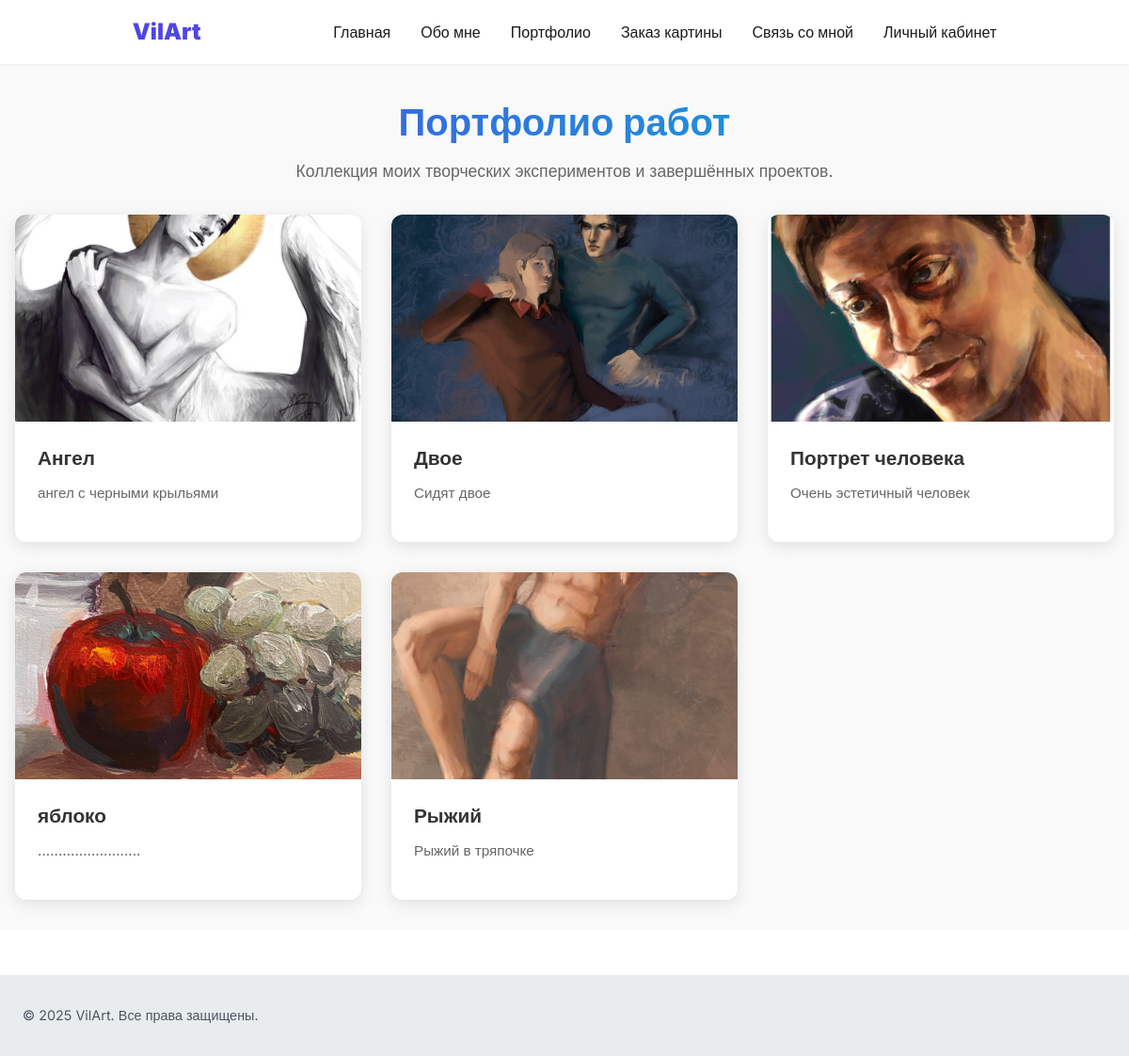
The page /portfolio/ on the database its author committed.
### portfolio/models.py (models this page shows, shortened)
class PortfolioWork(models.Model):
    title = models.CharField('Название работы', max_length=200)
    description = models.TextField('Описание')
    image = models.ImageField('Изображение', upload_to='works/')
    created_at = models.DateTimeField('Дата создания', auto_now_add=True)
    updated_at = models.DateTimeField('Дата обновления', auto_now=True)

### portfolio/views.py (the view)
# urls.py: path('portfolio/', views.portfolio, name='portfolio'),
def portfolio(request):
    works = PortfolioWork.objects.all()  # Получаем все работы
    return render(request, 'portfolio.html', {'works': works})

### templates/portfolio.html (shortened to what this page needs)
{% extends "base.html" %}
{% block content %}
<section class="portfolio">
    <div class="portfolio__container">
        <header class="portfolio__header">
            <h1 class="portfolio__title">Портфолио работ</h1>
            <p class="portfolio__intro">
                Коллекция моих творческих экспериментов и завершённых проектов.
            </p>
        </header>
        {% if works %}
            <div class="portfolio__grid">
                {% for work in works %}
                    <article class="portfolio-item">
                        <div class="portfolio-item__image-wrapper">
                            <img
                                src="{{ work.image.url }}"
                                alt="{{ work.title }}"
                                class="portfolio-item__image"
                                loading="lazy"
                            >
                        </div>
                        <div class="portfolio-item__content">
                            <h3 class="portfolio-item__title">{{ work.title }}</h3>
                            <p class="portfolio-item__description">
                                {{ work.description }}
                            </p>
                        </div>
                    </article>
                {% endfor %}
            </div>
        {% else %}
            <p class="no-works">Работы пока не загружены.</p>
        {% endif %}
    </div>
</section>
{% endblock %}

### templates/base.html (shortened to what this page needs)
<!DOCTYPE html>
<html lang="ru">
<head>
    <link rel="stylesheet" href="/static/css/main.css">
</head>
<body class="body">
    <header class="header">
        <div class="header__container">
            <a href="{% url 'home' %}" class="logo">VilArt</a>
            <nav class="nav">
                <ul class="nav__list">
                    <li class="nav__item"><a href="{% url 'home' %}" class="nav__link">Главная</a></li>
                    <li class="nav__item"><a href="{% url 'about' %}" class="nav__link">Обо мне</a></li>
                    <li class="nav__item"><a href="{% url 'portfolio' %}" class="nav__link">Портфолио</a></li>
                    <li class="nav__item"><a href="{% url 'order' %}" class="nav__link">Заказ картины</a></li>
                    <li class="nav__item"><a href="{% url 'contact' %}" class="nav__link">Связь со мной</a></li>
                    <li class="nav__item"><a href="{% url 'admin_dashboard' %}" class="nav__link">Личный кабинет</a></li>
                </ul>
            </nav>
        </div>
    </header>
    <main class="main">
        {% block content %}{% endblock %}
    </main>
    <footer class="footer">
        <div class="footer__container">
            <p class="footer__copyright">&copy; 2025 VilArt. Все права защищены.</p>
        </div>
    </footer>
</body>
</html>

### static/css/main.css (style rules this page uses)
:root { --color-white: #ffffff; --color-gray-100: #f8f9fa; --color-gray-200: #e9ecef; --color-gray-300: #dee2e6; --color-primary: #4f46e5; --color-secondary: #06b6d4; --color-accent: #ec4899; --color-text: #1a1a1a; --color-text-light: #4b5563; --font-family: 'Inter', sans-serif; --font-size-base: 1rem; --line-height-base: 1.5; --spacing-xs: 0.5rem; --spacing-sm: 1rem; --spacing-md: 1.5rem; --spacing-lg: 2rem; --spacing-xl: 3rem; --radius-sm: 0.375rem; --radius-md: 0.5rem; --radius-lg: 1rem; --shadow-sm: 0 1px 2px rgba(0, 0, 0, 0.05); --shadow-md: 0 4px 6px -1px rgba(0, 0, 0, 0.1); --shadow-lg: 0 10px 15px -3px rgba(0, 0, 0, 0.1); --transition-base: all 0.3s cubic-bezier(0.4, 0, 0.2, 1); }
* { margin: 0; padding: 0; box-sizing: border-box; }
body { font-family: var(--font-family); font-size: var(--font-size-base); line-height: var(--line-height-base); color: var(--color-text); background-color: var(--color-white); min-height: 100vh; position: relative; }
.body { display: flex; flex-direction: column; min-height: 100vh; }
.header { background-color: var(--color-white); box-shadow: var(--shadow-sm); position: sticky; top: 0; z-index: 1000; }
.header__container { display: flex; justify-content: space-evenly; align-items: center; padding: var(--spacing-sm) 0; flex-wrap: nowrap; }
.logo { font-size: 1.5rem; font-weight: 900; color: var(--color-primary); text-decoration: none; position: relative; }
.logo::after { content: ''; position: absolute; bottom: -2px; left: 0; width: 0; height: 2px; background-color: var(--color-accent); transition: width 0.3s ease; }
.nav__list { display: flex; gap: var(--spacing-lg); list-style: none; }
.nav__link { color: var(--color-text); text-decoration: none; font-weight: 500; position: relative; padding-bottom: 2px; }
.nav__link::after { content: ''; position: absolute; bottom: 0; left: 0; width: 0; height: 2px; background-color: var(--color-primary); transition: width 0.3s ease; }
.portfolio { padding: var(--spacing-xl) 0; background-color: var(--color-gray-200); }
.portfolio__container { max-width: 1200px; margin: 0 auto; padding: 0 var(--spacing-md); }
.portfolio__header { text-align: center; margin-bottom: var(--spacing-xl); }
.portfolio__title { font-size: 2.5rem; font-weight: 700; color: var(--color-text); margin-bottom: var(--spacing-sm); background: linear-gradient(90deg, var(--color-primary), var(--color-secondary)); -webkit-background-clip: text; -webkit-text-fill-color: transparent; }
.portfolio__intro { font-size: 1.1rem; color: var(--color-text-light); max-width: 700px; margin: 0 auto; line-height: 1.6; }
.portfolio__grid { display: grid; grid-template-columns: repeat(auto-fit, minmax(320px, 1fr)); gap: var(--spacing-lg); padding: 0; }
.portfolio-item { background-color: var(--color-white); border-radius: var(--radius-lg); overflow: hidden; box-shadow: var(--shadow-sm); transition: var(--transition-base); position: relative; }
.portfolio-item::before { content: ''; position: absolute; top: 0; left: 0; width: 100%; height: 100%; background: linear-gradient(0deg, rgba(0,0,0,0) 0%, rgba(0,0,0,0.1) 100%); opacity: 0; transition: opacity 0.3s ease; pointer-events: none; }
.portfolio-item__image-wrapper { position: relative; overflow: hidden; height: 280px; }
.portfolio-item__image { width: 100%; height: 100%; object-fit: cover; display: block; transition: transform 0.5s ease; }
.portfolio-item__content { padding: var(--spacing-md) var(--spacing-lg); }
.portfolio-item__title { font-size: 1.2rem; font-weight: 600; color: var(--color-primary); margin-bottom: var(--spacing-xs); line-height: 1.3; }
.portfolio-item__description { color: var(--color-text-light); font-size: 0.95rem; line-height: 1.5; margin-top: var(--spacing-xs); }
.footer { background-color: var(--color-gray-200); padding: var(--spacing-lg) 0; margin-top: var(--spacing-xl); }
.footer__container { display: flex; justify-content: space-between; align-items: center; flex-wrap: wrap; gap: var(--spacing-md); max-width: 1200px; margin: 0 auto; padding: 0 var(--spacing-md); }
.footer__copyright { color: var(--color-text-light); font-size: 0.9rem; }
:root { --primary: #4a6fa5; --accent: #e74c3c; --text: #2c3e50; --light: #ecf0f1; --white: #ffffff; }

### rows shown on the page
PortfolioWork: image (picture), title "Ангел", description "ангел с черными крыльями"
PortfolioWork: image (picture), title "Двое", description "Сидят двое"
PortfolioWork: image (picture), title "Портрет человека", description "Очень эстетичный человек"
PortfolioWork: image (picture), title "яблоко", description "........................."
PortfolioWork: image (picture), title "Рыжий", description "Рыжий в тряпочке"
